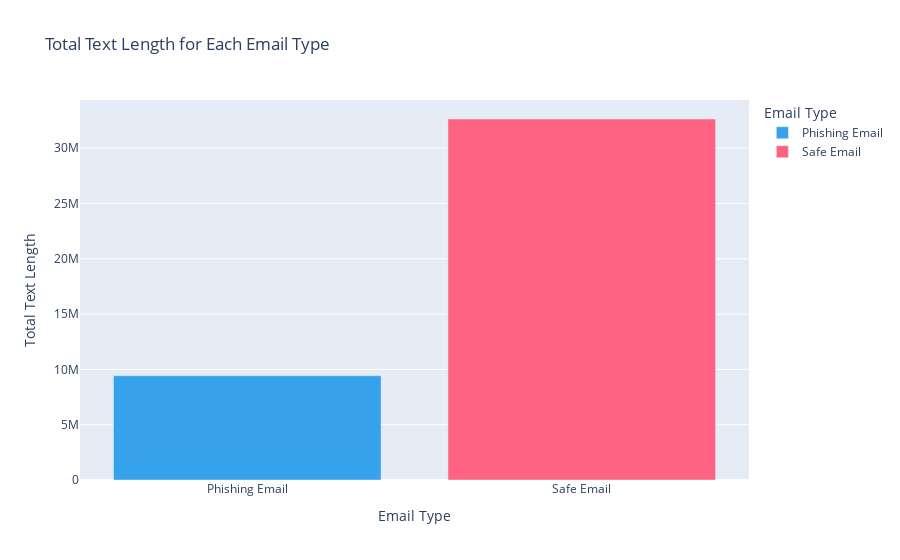

Write notebook code for a chart like this one.
### Code cell
# Total Text Length in Each Category
# Aggregates the total text length for each category
length_per_category = df.groupby('label')['text_length'].sum().reset_index()

# Creates a bar chart
fig = px.bar(length_per_category, 
             x='label', 
             y='text_length', 
             color='label', 
             color_discrete_sequence=['#36A2EB', '#FF6384'],  # Custom colors
             title="Total Text Length for Each Email Type",
             labels={'label': 'Email Type', 'text_length': 'Total Text Length'}
)

# Shows the plot
fig.show()

### Figure 1 — Plotly figure (JSON) as saved in the notebook; plotly's stock layout.template omitted (floating-point values rounded to 4 significant figures)
{"data": [{"alignmentgroup": "True", "hovertemplate": "Email Type=%{x}<br>Total Text Length=%{y}<extra></extra>", "legendgroup": "Phishing Email", "marker": {"color": "#36A2EB", "pattern": {"shape": ""}}, "name": "Phishing Email", "offsetgroup": "Phishing Email", "orientation": "v", "showlegend": true, "textposition": "auto", "type": "bar", "x": ["Phishing Email"], "xaxis": "x", "y": [9430995], "yaxis": "y"}, {"alignmentgroup": "True", "hovertemplate": "Email Type=%{x}<br>Total Text Length=%{y}<extra></extra>", "legendgroup": "Safe Email", "marker": {"color": "#FF6384", "pattern": {"shape": ""}}, "name": "Safe Email", "offsetgroup": "Safe Email", "orientation": "v", "showlegend": true, "textposition": "auto", "type": "bar", "x": ["Safe Email"], "xaxis": "x", "y": [32638503], "yaxis": "y"}], "layout": {"barmode": "relative", "legend": {"title": {"text": "Email Type"}, "tracegroupgap": 0}, "title": {"text": "Total Text Length for Each Email Type"}, "xaxis": {"anchor": "y", "categoryarray": ["Phishing Email", "Safe Email"], "categoryorder": "array", "domain": [0, 1], "title": {"text": "Email Type"}}, "yaxis": {"anchor": "x", "domain": [0, 1], "title": {"text": "Total Text Length"}}}}
